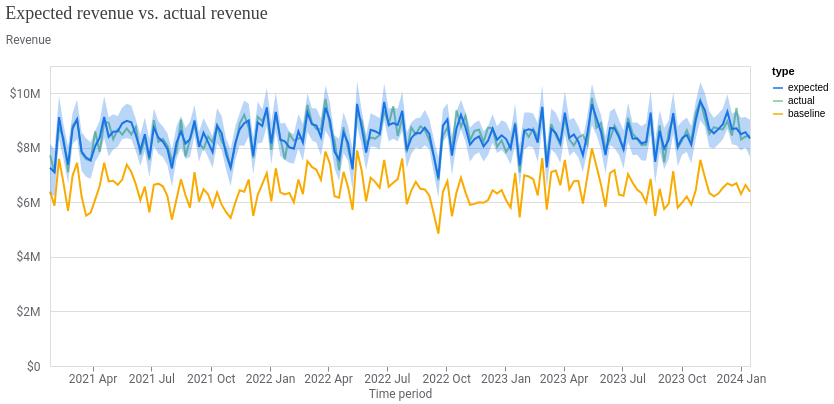

Notebook source saved alongside this figure:
### Markdown cell above
2\. Assess the model's fit by comparing the expected sales against the actual sales.

### Code cell
model_fit = visualizer.ModelFit(mmm)
model_fit.plot_model_fit()

### Figure 1 — Vega-Lite specification as saved in the notebook (floating-point values rounded to 4 significant figures; data arrays with more than 128 entries replaced by an {"elided": "..."} marker saying what was removed)
{"config": {"view": {"continuousWidth": 300, "continuousHeight": 300}, "axis": {"labelColor": "#5F6368", "labelFont": "Roboto", "labelFontSize": 12, "titleColor": "#5F6368", "titleFont": "Roboto", "titleFontSize": 12, "titleFontWeight": "normal"}}, "layer": [{"mark": {"type": "line"}, "encoding": {"color": {"field": "type", "scale": {"domain": ["expected", "actual", "baseline"], "range": ["#1A73E8", "#81C995", "#F9AB00"]}, "type": "nominal"}, "x": {"axis": {"domainColor": "#DADCE0", "format": "%Y %b", "grid": false, "tickCount": 8}, "field": "time", "title": "Time period", "type": "temporal"}, "y": {"axis": {"domain": false, "labelExpr": "(datum.value < 0 ? '-' : '') + '$' + replace(format(abs(datum.value), '.3~s'), 'G', 'B')", "labelPadding": 10, "tickCount": 5, "ticks": false, "titleAlign": "left", "titleAngle": 0, "titleY": -20}, "field": "mean", "title": "Revenue", "type": "quantitative"}}}, {"mark": {"type": "rule", "opacity": 0}, "encoding": {"opacity": {"condition": {"param": "param_1", "value": 0.3, "empty": false}, "value": 0}, "tooltip": [{"field": "time", "title": "Time period", "type": "temporal"}, {"field": "expected", "format": ",.0f", "title": "Expected", "type": "quantitative"}, {"field": "actual", "format": ",.0f", "title": "Actual", "type": "quantitative"}, {"field": "baseline", "format": ",.0f", "title": "Baseline", "type": "quantitative"}], "x": {"field": "time", "type": "temporal"}}, "name": "view_1", "transform": [{"pivot": "type", "value": "mean", "groupby": ["time"]}]}, {"mark": {"type": "circle", "filled": false, "size": 36}, "encoding": {"color": {"field": "type", "legend": null, "scale": {"domain": ["expected", "actual", "baseline"], "range": ["#1A73E8", "#81C995", "#F9AB00"]}, "type": "nominal"}, "opacity": {"condition": {"param": "param_1", "value": 1, "empty": false}, "value": 0}, "x": {"field": "time", "type": "temporal"}, "y": {"field": "mean", "type": "quantitative"}}}, {"mark": {"type": "area", "opacity": 0.3}, "encoding": {"color": {"field": "type", "legend": null, "scale": {"domain": ["expected"], "range": ["#1A73E8"]}, "type": "nominal"}, "x": {"field": "time", "type": "temporal"}, "y": {"field": "ci_hi", "type": "quantitative"}, "y2": {"field": "ci_lo"}}}], "data": {"name": "data-2be2a5bc478791ca68a5138b7730b540"}, "params": [{"name": "param_1", "select": {"type": "point", "clear": "pointerout", "fields": ["time"], "nearest": true, "on": "pointerover"}, "views": ["view_1"]}], "resolve": {"scale": {"color": "independent"}}, "title": {"text": "Expected revenue vs. actual revenue", "anchor": "start", "color": "#3C4043", "font": "Google Sans Display", "fontSize": 18, "fontWeight": "normal", "offset": 10}, "width": 700, "$schema": "https://vega.github.io/schema/vega-lite/v5.20.1.json", "datasets": {"data-2be2a5bc478791ca68a5138b7730b540": {"elided": "468 records"}}}
